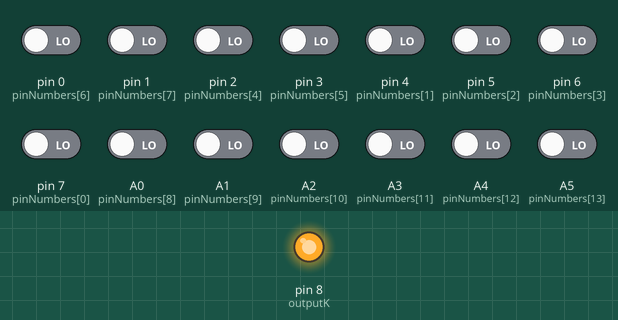
Recording of a sketch running on a simulated SparkFun Pro Micro, built with avr-gcc and run on an emulated ATmega32U4. Parts: output pins drawn as LEDs (lit = HIGH). Inputs (shaded band) come from the test bench; at power-on: A0 (pinNumbers[8]), A1 (pinNumbers[9]), A2 (pinNumbers[10]), A3 (pinNumbers[11]), A4 (pinNumbers[12]), A5 (pinNumbers[13]), pin 0 (pinNumbers[6]), pin 1 (pinNumbers[7]), pin 2 (pinNumbers[4]), pin 3 (pinNumbers[5]), pin 4 (pinNumbers[1]), pin 5 (pinNumbers[2]), pin 6 (pinNumbers[3]), pin 7 (pinNumbers[0]) LOW. USB keyboard and mouse output is not drawn.

Above: at 0.1 s.
Timing chart, 0 to 1.6 s (numbered marks = the images above):
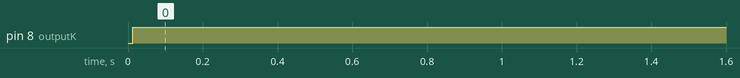

The sketch:

makinator.ino
```cpp
/*
 ************************************************
 ************** MAKEY MAKEY *********************
 ************************************************

 /////////////////////////////////////////////////
 /////////////HOW TO EDIT THE KEYS ///////////////
 /////////////////////////////////////////////////
 - Edit keys in the settings.h file
 - that file should be open in a tab above (in Arduino IDE)
 - more instructions are in that file

 //////////////////////////////////////////////////
 ///////// MaKey MaKey FIRMWARE v1.4.1 ////////////
 //////////////////////////////////////////////////
 by: Eric Rosenbaum, Jay Silver, and Jim Lindblom
 MIT Media Lab & Sparkfun
 start date: 2/16/2012
 current release: 7/5/2012
 */

/////////////////////////
// DEBUG DEFINITIONS ////
/////////////////////////
//#define DEBUG
//#define DEBUG2
//#define DEBUG3
//#define DEBUG_TIMING
//#define DEBUG_MOUSE
//#define DEBUG_TIMING2

////////////////////////
// DEFINED CONSTANTS////
////////////////////////

#define BUFFER_LENGTH    3     // 3 bytes gives us 24 samples
#define NUM_INPUTS       18    // 6 on the front + 12 on the back
//#define TARGET_LOOP_TIME 694   // (1/60 seconds) / 24 samples = 694 microseconds per sample
//#define TARGET_LOOP_TIME 758  // (1/55 seconds) / 24 samples = 758 microseconds per sample
#define TARGET_LOOP_TIME 744  // (1/56 seconds) / 24 samples = 744 microseconds per sample

// id numbers for mouse movement inputs (used in settings.h)
#define MOUSE_MOVE_UP       -1
#define MOUSE_MOVE_DOWN     -2
#define MOUSE_MOVE_LEFT     -3
#define MOUSE_MOVE_RIGHT    -4

#if (ARDUINO > 10605)
  #include <Keyboard.h>
  #include <Mouse.h>
#endif
#include "settings.h"

/////////////////////////
// STRUCT ///////////////
/////////////////////////
typedef struct {
  byte pinNumber;
  int keyCode;
  byte measurementBuffer[BUFFER_LENGTH];
  boolean oldestMeasurement;
  byte bufferSum;
  boolean pressed;
  boolean prevPressed;
  boolean isMouseMotion;
  boolean isMouseButton;
  boolean isKey;
}
MakeyMakeyInput;

MakeyMakeyInput inputs[NUM_INPUTS];

///////////////////////////////////
// VARIABLES //////////////////////
///////////////////////////////////
int bufferIndex = 0;
byte byteCounter = 0;
byte bitCounter = 0;
int mouseMovementCounter = 0; // for sending mouse movement events at a slower interval

int pressThreshold;
int releaseThreshold;
boolean inputChanged;

int mouseHoldCount[NUM_INPUTS]; // used to store mouse movement hold data

// Pin Numbers
// input pin numbers for kickstarter production board
int pinNumbers[NUM_INPUTS] = {
    7,4,5,6,2,3,0,1,A0,A1,A2,A3,A4,A5
};

// input status LED pin numbers
const int outputK = 8;
byte ledCycleCounter = 0;

// timing
int loopTime = 0;
int prevTime = 0;
int loopCounter = 0;


///////////////////////////
// FUNCTIONS //////////////
///////////////////////////
void initializeArduino();
void initializeInputs();
void updateMeasurementBuffers();
void updateBufferSums();
void updateBufferIndex();
void updateInputStates();
void sendMouseButtonEvents();
void sendMouseMovementEvents();
void addDelay();
void updateOutLEDs();

//////////////////////
// SETUP /////////////
//////////////////////
void setup()
{
  initializeArduino();
  initializeInputs();
}

////////////////////
// MAIN LOOP ///////
////////////////////
void loop()
{
  updateMeasurementBuffers();
  updateBufferSums();
  updateBufferIndex();
  updateInputStates();
  sendMouseButtonEvents();
  sendMouseMovementEvents();
  updateOutLEDs();
  addDelay();
}

//////////////////////////
// INITIALIZE ARDUINO
//////////////////////////
void initializeArduino() {
#ifdef DEBUG
  Serial.begin(9600);  // Serial for debugging
#endif

  /* Set up input pins
   DEactivate the internal pull-ups, since we're using external resistors */
  for (int i=0; i<NUM_INPUTS; i++)
  {
    pinMode(pinNumbers[i], INPUT);
    digitalWrite(pinNumbers[i], LOW);
  }
  pinMode(outputK, OUTPUT);
  digitalWrite(outputK, LOW);


#ifdef DEBUG
  delay(4000); // allow us time to reprogram in case things are freaking out
#endif

  Keyboard.begin();
  Mouse.begin();
}

///////////////////////////
// INITIALIZE INPUTS
///////////////////////////
void initializeInputs() {

  float thresholdPerc = SWITCH_THRESHOLD_OFFSET_PERC;
  float thresholdCenterBias = SWITCH_THRESHOLD_CENTER_BIAS/50.0;
  float pressThresholdAmount = (BUFFER_LENGTH * 8) * (thresholdPerc / 100.0);
  float thresholdCenter = ( (BUFFER_LENGTH * 8) / 2.0 ) * (thresholdCenterBias);
  pressThreshold = int(thresholdCenter + pressThresholdAmount);
  releaseThreshold = int(thresholdCenter - pressThresholdAmount);

#ifdef DEBUG
  Serial.println(pressThreshold);
  Serial.println(releaseThreshold);
#endif

  for (int i=0; i<NUM_INPUTS; i++) {
    inputs[i].pinNumber = pinNumbers[i];
    inputs[i].keyCode = keyCodes[i];

    for (int j=0; j<BUFFER_LENGTH; j++) {
      inputs[i].measurementBuffer[j] = 0;
    }
    inputs[i].oldestMeasurement = 0;
    inputs[i].bufferSum = 0;

    inputs[i].pressed = false;
    inputs[i].prevPressed = false;

    inputs[i].isMouseMotion = false;
    inputs[i].isMouseButton = false;
    inputs[i].isKey = false;

    if (inputs[i].keyCode < 0) {
#ifdef DEBUG_MOUSE
      Serial.println("GOT IT");
#endif

      inputs[i].isMouseMotion = true;
    }
    else if ((inputs[i].keyCode == MOUSE_LEFT) || (inputs[i].keyCode == MOUSE_RIGHT)) {
      inputs[i].isMouseButton = true;
    }
    else {
      inputs[i].isKey = true;
    }
#ifdef DEBUG
    Serial.println(i);
#endif

  }
}


//////////////////////////////
// UPDATE MEASUREMENT BUFFERS
//////////////////////////////
void updateMeasurementBuffers() {

  for (int i=0; i<NUM_INPUTS; i++) {

    // store the oldest measurement, which is the one at the current index,
    // before we update it to the new one
    // we use oldest measurement in updateBufferSums
    byte currentByte = inputs[i].measurementBuffer[byteCounter];
    inputs[i].oldestMeasurement = (currentByte >> bitCounter) & 0x01;

    // make the new measurement
    boolean newMeasurement = digitalRead(inputs[i].pinNumber);

    // invert so that true means the switch is closed
    newMeasurement = !newMeasurement;

    // store it
    if (newMeasurement) {
      currentByte |= (1<<bitCounter);
    }
    else {
      currentByte &= ~(1<<bitCounter);
    }
    inputs[i].measurementBuffer[byteCounter] = currentByte;
  }
}

///////////////////////////
// UPDATE BUFFER SUMS
///////////////////////////
void updateBufferSums() {

  // the bufferSum is a running tally of the entire measurementBuffer
  // add the new measurement and subtract the old one

  for (int i=0; i<NUM_INPUTS; i++) {
    byte currentByte = inputs[i].measurementBuffer[byteCounter];
    boolean currentMeasurement = (currentByte >> bitCounter) & 0x01;
    if (currentMeasurement) {
      inputs[i].bufferSum++;
    }
    if (inputs[i].oldestMeasurement) {
      inputs[i].bufferSum--;
    }
  }
}

///////////////////////////
// UPDATE BUFFER INDEX
///////////////////////////
void updateBufferIndex() {
  bitCounter++;
  if (bitCounter == 8) {
    bitCounter = 0;
    byteCounter++;
    if (byteCounter == BUFFER_LENGTH) {
      byteCounter = 0;
    }
  }
}

///////////////////////////
// UPDATE INPUT STATES
///////////////////////////
void updateInputStates() {
  inputChanged = false;
  for (int i=0; i<NUM_INPUTS; i++) {
    inputs[i].prevPressed = inputs[i].pressed; // store previous pressed state (only used for mouse buttons)
    if (inputs[i].pressed) {
      if (inputs[i].bufferSum < releaseThreshold) {
        inputChanged = true;
        inputs[i].pressed = false;
        if (inputs[i].isKey) {
          Keyboard.release(inputs[i].keyCode);
        }
        if (inputs[i].isMouseMotion) {
          mouseHoldCount[i] = 0;  // input becomes released, reset mouse hold
        }
      }
      else if (inputs[i].isMouseMotion) {
        mouseHoldCount[i]++; // input remains pressed, increment mouse hold
      }
    }
    else if (!inputs[i].pressed) {
      if (inputs[i].bufferSum > pressThreshold) {  // input becomes pressed
        inputChanged = true;
        inputs[i].pressed = true;
        if (inputs[i].isKey) {
          Keyboard.press(inputs[i].keyCode);
        }
      }
    }
  }
#ifdef DEBUG3
  if (inputChanged) {
    Serial.println("change");
  }
#endif
}

/*
///////////////////////////
 // SEND KEY EVENTS (obsolete, used in versions with pro micro bootloader)
 ///////////////////////////
 void sendKeyEvents() {
 if (inputChanged) {
 KeyReport report = {
 0                                                        };
 for (int i=0; i<6; i++) {
 report.keys[i] = 0;
 }
 int count = 0;
 for (int i=0; i<NUM_INPUTS; i++) {
 if (inputs[i].pressed && (count < 6)) {
 report.keys[count] = inputs[i].keyCode;

 #ifdef DEBUG3
 Serial.println(report.keys[count]);
 #endif

 count++;
 }
 }
 if (count > 0) {
 report.modifiers = 0x00;
 report.reserved = 1;
 Keyboard.sendReport(&report);
 }
 else {
 report.modifiers = 0x00;
 report.reserved = 0;
 Keyboard.sendReport(&report);
 }
 }
 else {
 // might need a delay here to compensate for the time it takes to send keyreport
 }
 }
 */

/////////////////////////////
// SEND MOUSE BUTTON EVENTS
/////////////////////////////
void sendMouseButtonEvents() {
  if (inputChanged) {
    for (int i=0; i<NUM_INPUTS; i++) {
      if (inputs[i].isMouseButton) {
        if (inputs[i].pressed) {
          if (inputs[i].keyCode == MOUSE_LEFT) {
            Mouse.press(MOUSE_LEFT);
          }
          if (inputs[i].keyCode == MOUSE_RIGHT) {
            Mouse.press(MOUSE_RIGHT);
          }
        }
        else if (inputs[i].prevPressed) {
          if (inputs[i].keyCode == MOUSE_LEFT) {
            Mouse.release(MOUSE_LEFT);
          }
          if (inputs[i].keyCode == MOUSE_RIGHT) {
            Mouse.release(MOUSE_RIGHT);
          }
        }
      }
    }
  }
}

//////////////////////////////
// SEND MOUSE MOVEMENT EVENTS
//////////////////////////////
void sendMouseMovementEvents() {
  byte right = 0;
  byte left = 0;
  byte down = 0;
  byte up = 0;
  byte horizmotion = 0;
  byte vertmotion = 0;

  mouseMovementCounter++;
  mouseMovementCounter %= MOUSE_MOTION_UPDATE_INTERVAL;
  if (mouseMovementCounter == 0) {
    for (int i=0; i<NUM_INPUTS; i++) {
#ifdef DEBUG_MOUSE
      //  Serial.println(inputs[i].isMouseMotion);
#endif

      if (inputs[i].isMouseMotion) {
        if (inputs[i].pressed) {
          if (inputs[i].keyCode == MOUSE_MOVE_UP) {
            // JL Changes (x4): now update to 1 + a hold factor, constrained between 1 and mouse max movement speed
            up=constrain(1+mouseHoldCount[i]/MOUSE_RAMP_SCALE, 1, MOUSE_MAX_PIXELS);
          }
          if (inputs[i].keyCode == MOUSE_MOVE_DOWN) {
            down=constrain(1+mouseHoldCount[i]/MOUSE_RAMP_SCALE, 1, MOUSE_MAX_PIXELS);
          }
          if (inputs[i].keyCode == MOUSE_MOVE_LEFT) {
            left=constrain(1+mouseHoldCount[i]/MOUSE_RAMP_SCALE, 1, MOUSE_MAX_PIXELS);
          }
          if (inputs[i].keyCode == MOUSE_MOVE_RIGHT) {
            right=constrain(1+mouseHoldCount[i]/MOUSE_RAMP_SCALE, 1, MOUSE_MAX_PIXELS);
          }
        }
      }
    }

    // diagonal scrolling and left/right cancellation
    if(left > 0)
    {
      if(right > 0)
      {
        horizmotion = 0; // cancel horizontal motion because left and right are both pushed
      }
      else
      {
        horizmotion = -left; // left yes, right no
      }
    }
    else
    {
      if(right > 0)
      {
        horizmotion = right; // right yes, left no
      }
    }

    if(down > 0)
    {
      if(up > 0)
      {
        vertmotion = 0; // cancel vertical motion because up and down are both pushed
      }
      else
      {
        vertmotion = down; // down yes, up no
      }
    }
    else
    {
      if (up > 0)
      {
        vertmotion = -up; // up yes, down no
      }
    }
    // now move the mouse
    if( !((horizmotion == 0) && (vertmotion==0)) )
    {
      Mouse.move(horizmotion * PIXELS_PER_MOUSE_STEP, vertmotion * PIXELS_PER_MOUSE_STEP);
    }
  }
}

///////////////////////////
// ADD DELAY
///////////////////////////
void addDelay() {

  loopTime = micros() - prevTime;
  if (loopTime < TARGET_LOOP_TIME) {
    int wait = TARGET_LOOP_TIME - loopTime;
    delayMicroseconds(wait);
  }

  prevTime = micros();

#ifdef DEBUG_TIMING
  if (loopCounter == 0) {
    int t = micros()-prevTime;
    Serial.println(t);
  }
  loopCounter++;
  loopCounter %= 999;
#endif

}


void updateOutLEDs()
{
  boolean keyPressed = 0;
  boolean mousePressed = 0;

  for (int i=0; i<NUM_INPUTS; i++)
  {
    if (inputs[i].pressed)
    {
      if (inputs[i].isKey)
      {
        keyPressed = 1;
#ifdef DEBUG
        Serial.print("Key ");
        Serial.print(i);
        Serial.println(" pressed");
#endif
      }
      else
      {
        mousePressed = 1;
      }
    }
  }

  if (keyPressed || mousePressed)
  {
    digitalWrite(outputK, HIGH);
    TXLED1;
  }
  else
  {
    digitalWrite(outputK, LOW);
    TXLED0;
  }
}
```

settings.h
```cpp
#include "Arduino.h"

/*
/////////////////////////////////////////////////////////////////////////
// KEY MAPPINGS: WHICH KEY MAPS TO WHICH PIN ON THE MAKEY MAKEY BOARD? //
/////////////////////////////////////////////////////////////////////////

  - edit the keyCodes array below to change the keys sent by the MaKey MaKey for each input
  - the comments tell you which input sends that key (for example, by default 'w' is sent by pin D5)
  - change the keys by replacing them. for example, you can replace 'w' with any other individual letter,
    number, or symbol on your keyboard
  - you can also use codes for other keys such as modifier and function keys (see the
    the list of additional key codes at the bottom of this file)

*/

int keyCodes[NUM_INPUTS] = {
  KEY_UP_ARROW,
  KEY_DOWN_ARROW,
  KEY_LEFT_ARROW,
  KEY_RIGHT_ARROW,
  ' ',
  MOUSE_LEFT,
  'q',
  'w',
  'e',
  'r',
  't',
  'y',
  'u',
  'i'
};

///////////////////////////
// NOISE CANCELLATION /////
///////////////////////////
#define SWITCH_THRESHOLD_OFFSET_PERC  5    // number between 1 and 49
                                           // larger value protects better against noise oscillations, but makes it harder to press and release
                                           // recommended values are between 2 and 20
                                           // default value is 5

#define SWITCH_THRESHOLD_CENTER_BIAS 55   // number between 1 and 99
                                          // larger value makes it easier to "release" keys, but harder to "press"
                                          // smaller value makes it easier to "press" keys, but harder to "release"
                                          // recommended values are between 30 and 70
                                          // 50 is "middle" 2.5 volt center
                                          // default value is 55
                                          // 100 = 5V (never use this high)
                                          // 0 = 0 V (never use this low


/////////////////////////
// MOUSE MOTION /////////
/////////////////////////
#define MOUSE_MOTION_UPDATE_INTERVAL  35   // how many loops to wait between
                                           // sending mouse motion updates

#define PIXELS_PER_MOUSE_STEP         4     // a larger number will make the mouse
                                           // move faster

#define MOUSE_RAMP_SCALE              150  // Scaling factor for mouse movement ramping
                                           // Lower = more sensitive mouse movement
                                           // Higher = slower ramping of speed
                                           // 0 = Ramping off

#define MOUSE_MAX_PIXELS              10   // Max pixels per step for mouse movement

/*

///////////////////////////
// ADDITIONAL KEY CODES ///
///////////////////////////

- you can use these codes in the keyCodes array above
- to get modifier keys, function keys, etc

KEY_LEFT_CTRL
KEY_LEFT_SHIFT
KEY_LEFT_ALT
KEY_LEFT_GUI
KEY_RIGHT_CTRL
KEY_RIGHT_SHIFT
KEY_RIGHT_ALT
KEY_RIGHT_GUI

KEY_BACKSPACE
KEY_TAB
KEY_RETURN
KEY_ESC
KEY_INSERT
KEY_DELETE
KEY_PAGE_UP
KEY_PAGE_DOWN
KEY_HOME
KEY_END
KEY_CAPS_LOCK

KEY_F1
KEY_F2
KEY_F3
KEY_F4
KEY_F5
KEY_F6
KEY_F7
KEY_F8
KEY_F9
KEY_F10
KEY_F11
KEY_F12

*/
```

Measured:
- by itself, pin 8 (outputK): LOW → HIGH at 0.01 s
